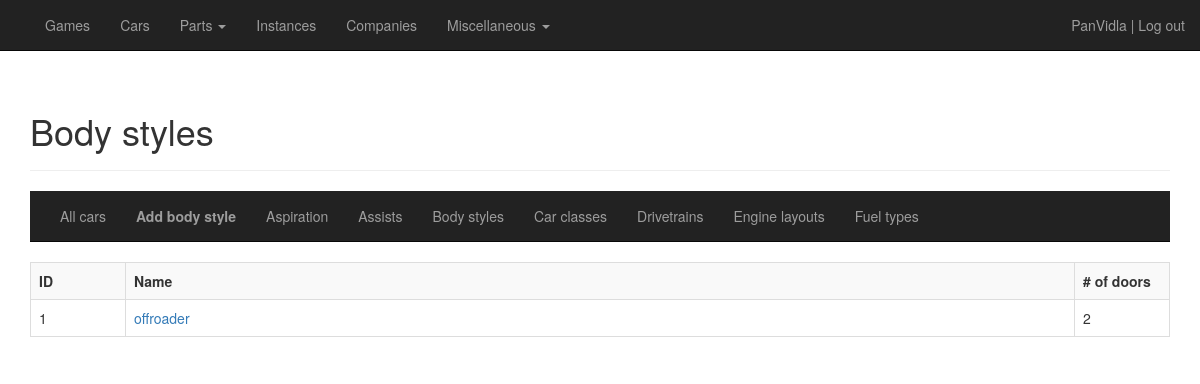
The app's page /cars/body-styles/all (signed in) with its own data.
### general/models/user.py (models this page shows, shortened)
class User(UserMixin, database.Model):
    __tablename__ = "users"
    id = database.Column(database.Integer, primary_key=True)
    username = database.Column(database.Unicode, nullable=False, unique=True)
    password_hash = database.Column(database.Unicode)
    current_instance = database.Column(database.Integer, default=0, nullable=False)

### general/models/car.py (models this page shows)
class BodyStyle(database.Model):
    __tablename__ = "body_styles"
    id = database.Column(database.Integer, primary_key=True)
    name = database.Column(database.Unicode, index=True, nullable=False, unique=True)
    no_of_doors = database.Column(database.Integer, nullable=False)
    cars = database.relationship('Car', backref='body_style', lazy='dynamic')

### general/routes_cars.py (the view)
@cardb.route("/cars/body-styles", methods=['GET'])
@cardb.route("/cars/body-styles/all", methods=['GET'])
def overview_body_styles():
    body_styles = BodyStyle.query.order_by(BodyStyle.name.asc()).all()
    return render_template("cars_overview_body_styles.html",
                           title="Body styles",
                           heading="Body styles",
                           body_styles=body_styles,
                           viewing="body_styles")

### general/models/user.py (called while the page is built)
@login.user_loader
def load_user(id):
    return User.query.get(int(id))

### general/templates/cars_overview_body_styles.html
{% extends "cars_base.html" %}
{% block cars_content %}
    <div>
        <table class="table table-hover table-bordered table-striped">
            {% if body_styles == [] %}
            <tr>
                <td class="col-sm-12 text-center"><b>There are no body styles in the database.</b></td>
            </tr>
            {% else %}
            <tr>
                <td class="col-sm-1"><strong>ID</strong></td>
                <td class="col-sm-1"><strong>Name</strong></td>
                <td class="col-sm-10"><strong># of doors</strong></td>
            </tr>
                {% for body_style in body_styles %}
            <tr>
                <td class="col-sm-1">{{ body_style.id }}</td>
                <td class="col-sm-10"><a href="{{ url_for('detail_body_style', id=body_style.id) }}">{{ body_style.name }}</a></td>
                <td class="col-sm-10">{{ body_style.no_of_doors }}</td>
            </tr>
                {% endfor %}
            {% endif %}
        </table>
    </div>
{% endblock %}

### general/templates/base.html (shortened to what this page needs)
{% extends "bootstrap/base.html" %}
{% block styles %}
    {{super()}}
    <link href="{{ url_for('static', filename='css/car-database.css') }}" rel="stylesheet">
{% endblock %}
{% block navbar %}
    <nav class="navbar navbar-inverse navbar-static-top">
        <div class="container">
            <div class="collapse navbar-collapse" id="bs-example-navbar-collapse-1">
                <ul class="nav navbar-nav">
                    <li><a class="hover-underline-animation" href="{{ url_for('overview_games') }}">Games</a></li>
                    <li><a class="hover-underline-animation" href="{{ url_for('overview_cars') }}">Cars</a></li>
                    <li class="dropdown">
                        <a href="#" class="dropdown-toggle" data-toggle="dropdown">Parts <b class="caret"></b></a>
                    </li>
                    <li><a class="hover-underline-animation" href="{{ url_for('overview_instances') }}">Instances</a></li>
                    <li><a class="hover-underline-animation" href="{{ url_for('overview_companies') }}">Companies</a></li>
                    <li class="dropdown">
                        <a href="#" class="dropdown-toggle" data-toggle="dropdown">Miscellaneous <b class="caret"></b></a>
                    </li>
                </ul>
                <p class="navbar-text navbar-right">{% if current_user.is_anonymous %}<a href="{{ url_for('login') }}" class="navbar-link">Log in</a>{% else %}{{ current_user.username }} | <a href="{{ url_for('logout') }}" class="navbar-link">Log out</a>{% endif %}</p>
            </div>
        </div>
    </nav>
{% endblock %}
{% block content %}
    <div class="container">
        {% block cardb_content %}
        {% endblock %}
    </div>
{% endblock %}

### general/static/css/car-database.css (style rules this page uses)
.hover-underline-animation { display: inline-block; position: relative; color: white; }
.hover-underline-animation::after { content: ''; position: absolute; width: 100%; transform: scaleX(0); height: 2px; bottom: 0; left: 0; background-color: white; transform-origin: bottom right; transition: transform 0.25s ease-out; }

### records on screen
User: username "PanVidla"
BodyStyle: id "1", name "offroader", no_of_doors "2"

### other values on screen
{{ heading }} "Body styles"
